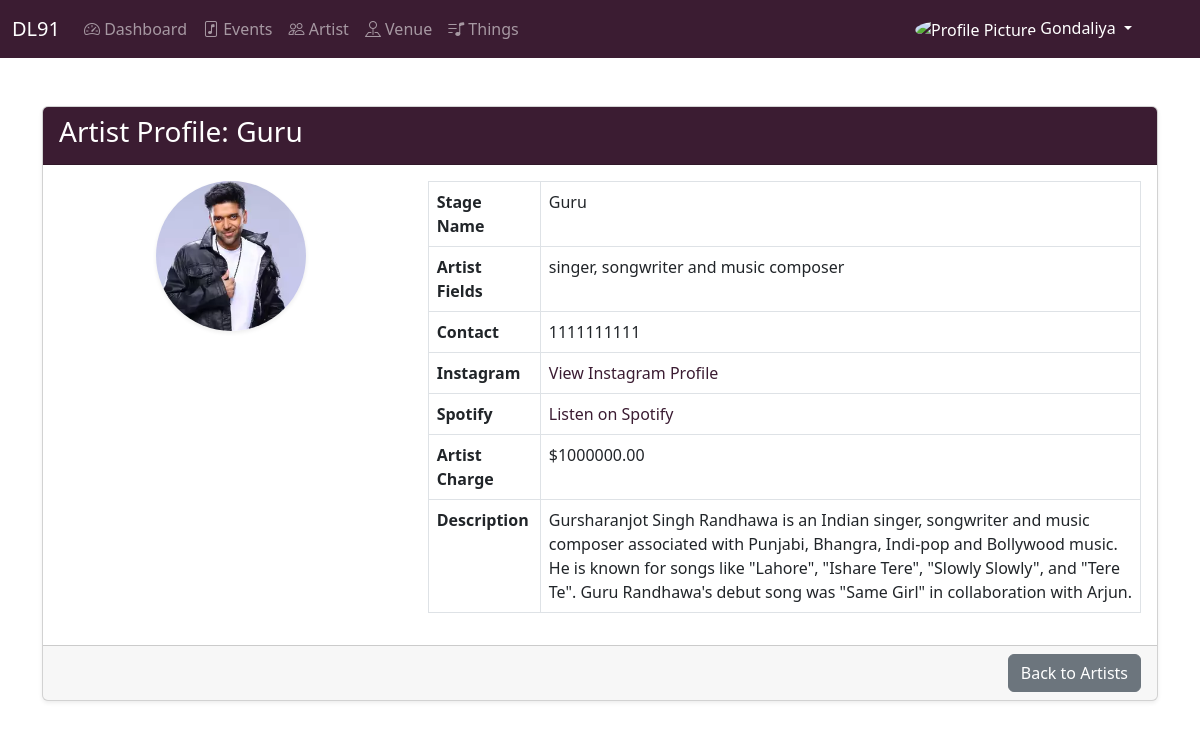
/view_artist/fe9b0767823241e1a0cd9cc1ffeb861d (signed in), run on the app's committed database.
### apps/artist/models.py (models this page shows, shortened)
class Artist(BaseClass):
    manager = models.ForeignKey(Manager, on_delete=models.CASCADE)
    profile_picture = models.ImageField(upload_to='artist_profile_pictures/')
    stage_name = models.CharField(max_length=200)
    artist_fields = models.CharField(max_length=200)
    contact = models.CharField(max_length=20)
    instagram_profile = models.URLField(max_length=200)
    spotify_link = models.URLField(max_length=200)
    artist_charge = models.DecimalField(max_digits=10, decimal_places=2)
    description = models.TextField()

### apps/dashboard/views.py (the view)
# urls.py: path('view_artist/<str:artist_id>', DashboardViews.view_artist, name='view_artist'),
    @login_required
    def view_artist(request, artist_id):
        get_artist = Artist.objects.filter(dl91_id=artist_id).first()
        if get_artist:
            context = {
                'artist': get_artist
            }
            return render(request, 'dashboard/artist_view.html', context)
        else:
            messages.error(request, 'Artist not found.')
            return redirect('artists')

### apps/dashboard/views.py (called while the page is built)
def login_required(view_func):
    @wraps(view_func)
    def wrapper(request, *args, **kwargs):
        if 'manager_id' in request.session:
            return view_func(request, *args, **kwargs)
        else:
            messages.error(request, 'You are not logged in. Please log in to access the dashboard.')
            return redirect('login')
    return wrapper

### apps/dashboard/templates/dashboard/artist_view.html (shortened to what this page needs)
{% extends 'dashboard/base.html' %} {% load static %}  {% block body %}
<div class="container mt-5">
    <div class="card shadow-sm">
        <div class="card-header DL91_BG text-white">
            <h3 class="card-title">Artist Profile: {{ artist.stage_name }}</h3>
        </div>
        <div class="card-body">
            <div class="row">
                <div class="col-md-4 text-center">
                    <img
                        src="{{ artist.profile_picture.url }}"
                        alt="{{ artist.stage_name }}'s profile picture"
                        class="img-fluid rounded-circle shadow-sm mb-3"
                        style="width: 150px; height: 150px; object-fit: cover;"
                    >
                </div>
                <div class="col-md-8">
                    <table class="table table-bordered">
                        <tbody>
                            <tr>
                                <th>Stage Name</th>
                                <td>{{ artist.stage_name }}</td>
                            </tr>
                            <tr>
                                <th>Artist Fields</th>
                                <td>{{ artist.artist_fields }}</td>
                            </tr>
                            <tr>
                                <th>Contact</th>
                                <td>{{ artist.contact }}</td>
                            </tr>
                            <tr>
                                <th>Instagram</th>
                                <td>
                                    <a href="{{ artist.instagram_profile }}" target="_blank" class="text-decoration-none">
                                        View Instagram Profile
                                    </a>
                                </td>
                            </tr>
                            <tr>
                                <th>Spotify</th>
                                <td>
                                    <a href="{{ artist.spotify_link }}" target="_blank" class="text-decoration-none">
                                        Listen on Spotify
                                    </a>
                                </td>
                            </tr>
                            <tr>
                                <th>Artist Charge</th>
                                <td>${{ artist.artist_charge }}</td>
                            </tr>
                            <tr>
                                <th>Description</th>
                                <td>{{ artist.description }}</td>
                            </tr>
                        </tbody>
                    </table>
                </div>
            </div>
        </div>
        <div class="card-footer text-end">
            <a href="{% url 'artists' %}" class="btn btn-secondary">Back to Artists</a>
        </div>
    </div>
</div>
{% endblock %}

### apps/dashboard/templates/dashboard/base.html (style rules this page uses)
:root { --black: #1a1a1d; --white: #ffffff; --darkWine: #3b1c32; --lightWine: #6a1e55; --skyWine: #a64d79; }
.DL91_BG { background-color: var(--darkWine); color: var(--white); }

### data on the page
Artist: stage_name "Guru", profile_picture (picture), artist_fields "singer, songwriter and music composer", contact "1111111111", artist_charge "1000000.00", description "Gursharanjot Singh Randhawa is an Indian singer, songwriter and music composer associated with Punjabi, Bhangra, Indi-pop and Bollywood music. He is known for songs like \"Lahore\", \"Ishare Tere\", \"Slowly Slowly\", and \"Tere Te\". Guru Randhawa's debut song was \"Same Girl\" in collaboration with Arjun."

### other printed values
{{ request.session.manager_name|title }} "Gondaliya"
